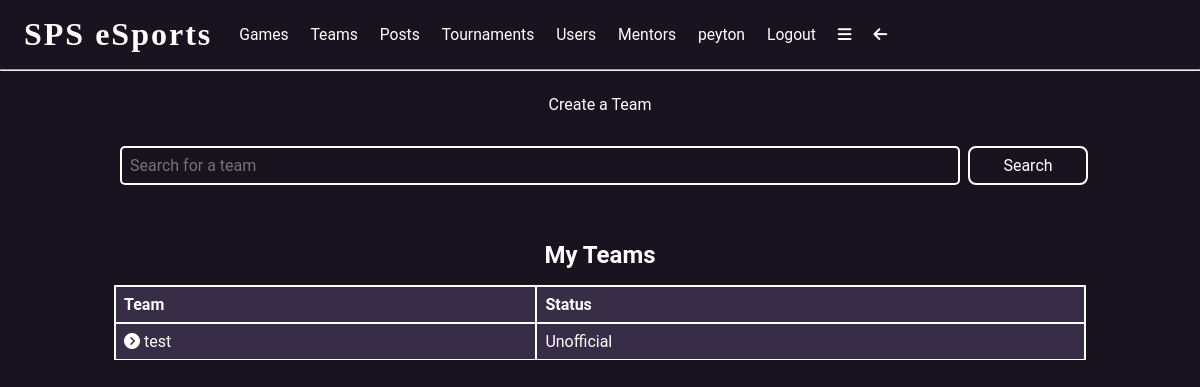
The app's page /search_teams (signed in) with its own data.
### app/models.py (models this page shows, shortened)
class User(UserMixin, db.Model):
    user_id = db.Column(db.Integer, primary_key=True)
    username = db.Column(db.String(64), index=True, unique=True)
    email = db.Column(db.String(120), index=True, unique=True)
    password_hash = db.Column(db.String(128))
    bio = db.Column(db.String(500))
    pfp = db.Column(db.String(500))
    pronouns = db.Column(db.String(50))
    admin = db.Column(db.Boolean, default=False)
    team_admin = db.relationship('Teams', back_populates='team_admin')
    team_users = db.relationship('TeamUsers', back_populates='user')
    posts = db.relationship('Posts', back_populates='user')
    likes = db.relationship('Likes', back_populates='user')
    comments = db.relationship('Comments', back_populates='user')
    tournament_users = db.relationship('TournamentUsers', back_populates='user')
    match_users = db.relationship('MatchUsers', back_populates='user')
    ment_applications = db.relationship('MentApplications', back_populates='user')
    tournament_admin = db.relationship('Tournaments', backref='user', foreign_keys='Tournaments.admin_id')
    tournament_winner = db.relationship('Tournaments', foreign_keys='Tournaments.winner_id')
    following = db.relationship('Following', backref='user', foreign_keys='Following.user_id')
    followed = db.relationship('Following', foreign_keys='Following.following_id')
    mentor = db.relationship('Mentor', backref='mentor', foreign_keys='Mentor.mentor_id')
    mentee = db.relationship('Mentor', foreign_keys='Mentor.mentee_id')
    '''def set_password(self, password):
        self.password_hash = generate_password_hash(password)

    def check_password(self, password):
        return check_password_hash(self.password_hash, password)'''
    '''def set_password(self, password):
        salt = bc.gensalt()
        # convert password to bytes
        password = password.encode('utf-8')
        self.password_hash = bc.hashpw(password=password, salt=salt)

    def check_password(self, password):
        password = password.encode('utf-8')
        return bc.checkpw(password=password, hashed_password=self.password_hash)'''
    def set_password(self, password):
        self.password_hash = argon2.hash(password)
    def check_password(self, password):
        return argon2.verify(password, self.password_hash)

class Teams(db.Model):
    team_id = db.Column(db.Integer, primary_key=True)
    team_name = db.Column(db.String(64), index=True, unique=True)
    team_description = db.Column(db.String(500))
    admin_id = db.Column(db.Integer, db.ForeignKey('user.user_id'))
    official = db.Column(db.Boolean, default=False)
    team_admin = db.relationship('User', back_populates='team_admin')
    team_users = db.relationship('TeamUsers', back_populates='team')
    practises = db.relationship('Practises', back_populates='team')

### app/routes.py (the view)
@app.route('/search_teams', methods=['GET', 'POST'])
@login_required
def search_teams():
    form = TeamSearchForm()
    userteam_inst = TeamUsers.query.filter_by(user_id=current_user.user_id).all()
    user_teams = []
    for team in userteam_inst:
        team = Teams.query.filter_by(team_id=team.team_id).first()
        user_teams.append(team)
    teams = ''
    if form.validate_on_submit():
        teams = Teams.query.filter_by(team_name=form.team_name.data).all()
        return render_template('search_teams.html', title='Search Teams', form=form, teams=teams)
    else:
        print(form.errors)
    return render_template('search_teams.html', title='Search Teams', form=form, teams=teams, user_teams=user_teams)

### app/forms.py
class TeamSearchForm(FlaskForm):
    team_name = StringField('Team Name', validators=[DataRequired()])
    submit = SubmitField('Search')

### app/models.py (called while the page is built)
@login.user_loader
def load_user(id):
    return User.query.get(int(id))

### app/templates/search_teams.html (shortened to what this page needs)
{% extends 'base.html' %}
{% block content %}
<div class="centre">
  <a href="{{url_for('create_team')}}">Create a Team</a>
</div>
<form action="{{url_for('search_teams')}}" method="post">
  <div class="search-bar">
    {{form.team_name(placeholder='Search for a team')}}
    {{form.submit}}
  </div>
</form>
<div class="centre">
  <div class="results">
    {% if teams != '' %}
      {% if teams %}
        <p>{{teams|length}} results found for {{form.team_name.data}}</p>
        <table>
          <tr>
            <th>Team</th>
            <th>Status</th>
          </tr>
          {% for team in teams %}
            <tr>
              <td><a href="{{url_for('team', team_id=team.team_id)}}"><i class="fa-solid fa-circle-chevron-right"></i>  {{team.team_name}}</a></td>
              <td>{% if team.official %}Official{% else %}Unofficial{% endif %}</td>
            </tr>
          {% endfor %}
        </table>
      {% else %}
        <p>No results found</p>
      {% endif %}
    {% else %}
        {% for team in user_teams %}
          <div class="results">
            <h2>My Teams</h2>
            <table>
                <tr>
                    <th>Team</th>
                    <th>Status</th>
                </tr>
                <tr>
                    <td><a href="{{url_for('team', team_id=team.team_id)}}"><i class="fa-solid fa-circle-chevron-right"></i>  {{team.team_name}}</a></td>
                    <td>{% if team.official %}Official{% else %}Unofficial{% endif %}</td>
                </tr>
            </table>
          </div>
        {% endfor %}
    {% endif %}
  </div>
</div>
{% endblock %}

### app/templates/base.html (shortened to what this page needs)
<!DOCTYPE html>
<html lang="en">
<head>
    <link rel="stylesheet" href="{{url_for('static', filename='css/styles.css')}}">
</head>
<body>
<div class="header">
    <h1 onclick="window.location.href='{{url_for('index')}}'">SPS eSports</h1>
    {% if current_user.is_authenticated %}
    <a href="{{url_for('search_games')}}">Games</a>
    <a href="{{url_for('search_teams')}}">Teams</a>
    <a href="{{url_for('search_posts')}}">Posts</a>
    <a href="{{url_for('search_tournaments')}}">Tournaments</a>
    <a href="{{url_for('search_users')}}">Users</a>
    <a href="{{url_for('search_mentors')}}">Mentors</a>
    <a href="{{url_for('user', username=current_user.username)}}">{{current_user.username}}</a>
    <a href="{{url_for('logout')}}">Logout</a>
    <a href="javascript:showNavBar()"><i class="fa-solid fa-bars"></i></a>
    <a href="javascript:window.history.back();"><i class="fa-solid fa-arrow-left"></i></a>
    {% else %}
        <a href="{{url_for('login')}}">Login</a>
        <a href="{{url_for('register')}}">Register</a>
    {% endif %}
</div>
<hr>
{% block content %} {% endblock %}
</body>
</html>

### app/static/css/styles.css (style rules this page uses)
* { margin: 0; padding: 0; box-sizing: border-box; scroll-behavior: smooth; scrollbar-width: thin; scrollbar-color: white var(--bg); }
body { background: var(--bg); color: white; }
:root { --accent: #9a52ff; --bg: #18131f; --bg2: #372d47; --lightbg: rgba(255,255,255,0.05); }
.header { display:flex; align-items: center; padding: 1em 0.5em; }
.header a { padding: 0em 0.7em; font-family: 'Roboto'; font-size: 0.98em; text-decoration: none; transition: 0.5s; position: relative; transition: 0.3s; color: white; }
.header a::before { content: ''; position: absolute; width: 100%; height: 2px; left: 0; bottom: -2px; background-color: var(--accent); transform-origin: right; transform: scaleX(0); transition: transform 0.3s; }
.header h1 { box-shadow: inset 0 0 0 0 var(--bg); font-family: 'Square Game'; letter-spacing: 2px; padding: 0 0.5em; position: relative; transition: color 0.3s ease-in-out, box-shadow 0.3s ease-in-out; }
h1 { font-family: 'Roboto'; font-size: 2em; }
h2 { font-family: 'Roboto'; font-size: 1.5em; }
a { color: white; text-decoration: none; transition: 0.5s; padding: 0.5em 0; position: relative; font-family: 'Roboto'; }
a::before { content: ''; position: absolute; width: 100%; height: 2px; left: 0; bottom: 4px; background-color: var(--accent); transform-origin: right; transform: scaleX(0); transition: transform 0.3s; }
[type="submit"] { padding: 1em 2em; transition: 0.5s; border: 2px solid white; border-radius: 0.5em; background-color: var(--bg); color: white; font-family: 'Roboto'; font-size: 1em; }
input[type="text"] { padding: 0.5em; margin: 0.5em; border: 2px solid white; border-radius: 5px; background-color: var(--bg); color: white; font-family: 'Roboto'; font-size: 1em; }
.centre { display: flex; flex-flow: row wrap; align-items: center; justify-content: center; width: 100%; margin: 1em 0; }
.search-bar { display: flex; flex-flow: row; align-items: center; justify-content: center; width: 100%; margin: 1em 0; }
.search-bar input { width: 70%; }
.search-bar input[type="submit"] { width: 10%; padding: 0.5em; }
.results { display: flex; flex-flow: column wrap; align-items: center; justify-content: center; width: 90%; margin: 1em 0; font-family: 'Roboto'; }
.results table { width: 100%; border-collapse: collapse; margin: 1em 0; text-align: left; }
.results th { padding: 0.5em; border: 2px solid white; background-color: var(--bg2); }
.results td { padding: 0.5em; border: 1px solid white; border-right: 2px solid white; border-left: 2px solid white; background-color: var(--bg2); max-width: 10em; }
.results a::before { top: 80%; }

### records on screen
User: username "peyton"
Teams: team_name "test", official "Unofficial"
